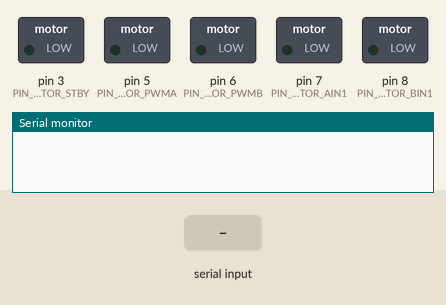
Simulated run of this sketch. Board: Arduino Uno, built with avr-gcc and run on an emulated ATmega328P. Shown: switched loads named in the sketch (green lamp = pin HIGH), the last lines printed to the serial monitor. The test bench sets the inputs (shaded band).

Above: at 1.2 s.
1.3 s: "w" received over Serial
At 2.5 s:
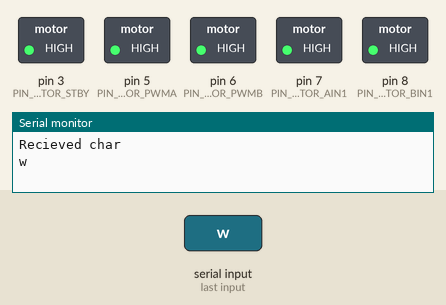
2.8 s: "s" received over Serial
At 3.8 s:
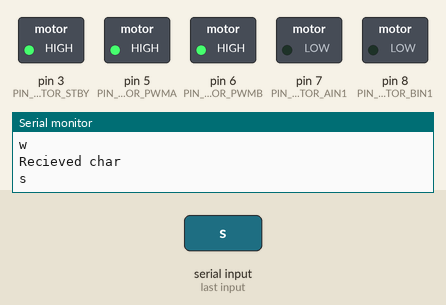
4.3 s: "d" received over Serial
At 4.9 s:
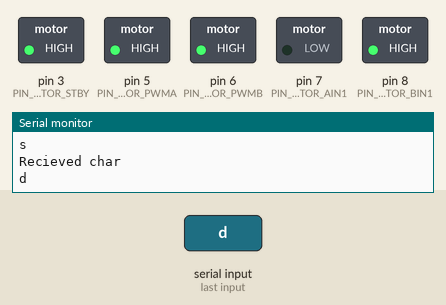
5.8 s: "a" received over Serial
At 7.0 s:
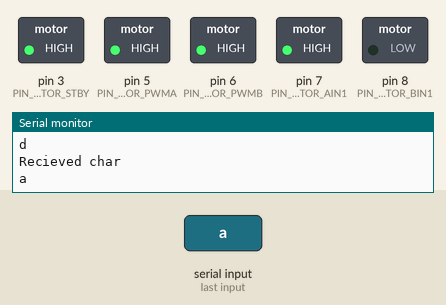
7.3 s: "1" received over Serial
At 8.4 s:
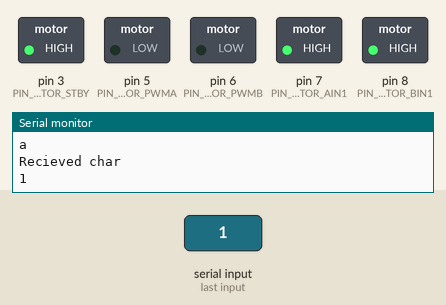
Timing chart, 0 to 9.8 s (numbered marks = the images above; inputs shaded):
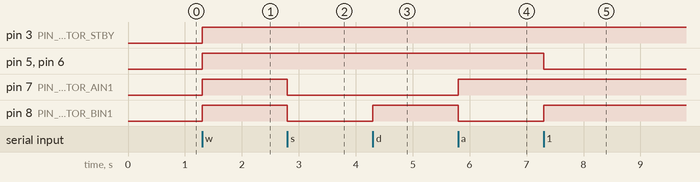

Measured:
- after the input at 1.3 s, pin 3 (PIN_MOTOR_STBY), pin 5 (PIN_MOTOR_PWMA), pin 6 (PIN_MOTOR_PWMB), pin 7 (PIN_MOTOR_AIN1), pin 8 (PIN_MOTOR_BIN1): LOW → HIGH at once
- after the input at 2.8 s, pin 7 (PIN_MOTOR_AIN1), pin 8 (PIN_MOTOR_BIN1): HIGH → LOW at once
- after the input at 4.3 s, pin 8 (PIN_MOTOR_BIN1): LOW → HIGH at once
- after the input at 5.8 s, pin 7 (PIN_MOTOR_AIN1): LOW → HIGH at once; pin 8 (PIN_MOTOR_BIN1): HIGH → LOW at once
- after the input at 7.3 s, pin 5 (PIN_MOTOR_PWMA), pin 6 (PIN_MOTOR_PWMB): HIGH → LOW at once; pin 8 (PIN_MOTOR_BIN1): LOW → HIGH at once

The sketch:

movement.ino
```cpp
// <movement.ino> listens for serial input and controls the rover


#include <avr/wdt.h>
#include <Arduino.h>
#include "DeviceDriverSet0.h"
#include "AppFuncSet0.h"


DeviceDriverSetMotor AppMotor;
App AppRover0;


void setup() {
  Serial.begin(9600);
  AppMotor.DeviceDriverSetMotorInit();
}


void loop() {
  if (Serial.available() > 0) {
    char c = Serial.read();
    Serial.println("Recieved char ");
    Serial.println(c);
    if (c == 'w')
      AppFuncSetRoverMotionControl(FORWARD, 255);
    else if (c == 's')
      AppFuncSetRoverMotionControl(BACKWARD, 255);
    else if (c == 'd')
      AppFuncSetRoverMotionControl(RIGHT, 255);
    else if (c == 'a')
      AppFuncSetRoverMotionControl(LEFT, 255);
    else
      AppFuncSetRoverMotionControl(STOP, 0);
  }
}
```

AppFuncSet0.cpp
```cpp
#include "DeviceDriverSet0.h"
#include "AppFuncSet0.h"


void AppFuncSetRoverMotionControl(RoverControlMotion direction, uint8_t speed) {
  static uint8_t directionRecord = 0;
  uint8_t Kp, UpperLimit;

  switch (direction) {
    case FORWARD:
      AppMotor.DeviceDriverSetMotorControl(DIRECTION_JUST, speed, DIRECTION_JUST, speed, CONTROL_ENABLE);
      break;
    case BACKWARD:
      AppMotor.DeviceDriverSetMotorControl(DIRECTION_BACK, speed, DIRECTION_BACK, speed, CONTROL_ENABLE);
      break;
    case LEFT:
      AppMotor.DeviceDriverSetMotorControl(DIRECTION_JUST, speed, DIRECTION_BACK, speed, CONTROL_ENABLE);
      break;
    case RIGHT:
      AppMotor.DeviceDriverSetMotorControl(DIRECTION_BACK, speed, DIRECTION_JUST, speed, CONTROL_ENABLE);
      break;
    case LEFT_FORWARD:
      AppMotor.DeviceDriverSetMotorControl(DIRECTION_JUST, speed, DIRECTION_JUST, speed / 2, CONTROL_ENABLE);
      break;
    case RIGHT_FORWARD:
      AppMotor.DeviceDriverSetMotorControl(DIRECTION_JUST, speed / 2, DIRECTION_JUST, speed, CONTROL_ENABLE);
      break;
    case LEFT_BACKWARD:
      AppMotor.DeviceDriverSetMotorControl(DIRECTION_BACK, speed, DIRECTION_BACK, speed / 2, CONTROL_ENABLE);
      break;
    case RIGHT_BACKWARD:
      AppMotor.DeviceDriverSetMotorControl(DIRECTION_BACK, speed / 2, DIRECTION_BACK, speed, CONTROL_ENABLE);
      break;
    case STOP:
      AppMotor.DeviceDriverSetMotorControl(DIRECTION_VOID, 0, DIRECTION_VOID, 0, CONTROL_ENABLE);
      break;
    default:
      break;
  }
}
```

AppFuncSet0.h
```cpp
#include "DeviceDriverSet0.h"

extern DeviceDriverSetMotor AppMotor;

enum RoverControlMotion {
  FORWARD,
  BACKWARD,
  LEFT,
  RIGHT,
  LEFT_FORWARD,
  LEFT_BACKWARD,
  RIGHT_FORWARD,
  RIGHT_BACKWARD,
  STOP
};

struct App {
  RoverControlMotion MotionControl;
};

extern App AppRover0;

void AppFuncSetRoverMotionControl(RoverControlMotion direction, uint8_t speed);
```

DeviceDriverSet0.cpp
```cpp
#include "DeviceDriverSet0.h"


// Initialise pins for motor control
void DeviceDriverSetMotor::DeviceDriverSetMotorInit() {
  pinMode(PIN_MOTOR_STBY, OUTPUT);
  pinMode(PIN_MOTOR_PWMA, OUTPUT);
  pinMode(PIN_MOTOR_PWMB, OUTPUT);
  pinMode(PIN_MOTOR_AIN1, OUTPUT);
  pinMode(PIN_MOTOR_BIN1, OUTPUT);
}


void DeviceDriverSetMotor::DeviceDriverSetMotorControl(bool directionA, uint8_t speedA,       // Motor A
                                                       bool directionB, uint8_t speedB,       // Motor B
                                                       bool controlLED) {                     // AB enable true
  if (controlLED == CONTROL_ENABLE) {
    digitalWrite(PIN_MOTOR_STBY, HIGH);

    switch (directionA) {
      case DIRECTION_JUST:
        digitalWrite(PIN_MOTOR_AIN1, HIGH);
        digitalWrite(PIN_MOTOR_PWMA, speedA);
        break;
      case DIRECTION_BACK:
        digitalWrite(PIN_MOTOR_AIN1, LOW);
        digitalWrite(PIN_MOTOR_PWMA, speedA);
        break;
      case DIRECTION_VOID:
        analogWrite(PIN_MOTOR_PWMA, 0);
        digitalWrite(PIN_MOTOR_STBY, LOW);
        break;
      default:
        analogWrite(PIN_MOTOR_PWMA, 0);
        digitalWrite(PIN_MOTOR_STBY, LOW);
        break;
    }

    switch (directionB) {
      case DIRECTION_JUST:
        digitalWrite(PIN_MOTOR_BIN1, HIGH);
        digitalWrite(PIN_MOTOR_PWMB, speedA);
        break;
      case DIRECTION_BACK:
        digitalWrite(PIN_MOTOR_BIN1, LOW);
        digitalWrite(PIN_MOTOR_PWMB, speedA);
        break;
      case DIRECTION_VOID:
        analogWrite(PIN_MOTOR_PWMB, 0);
        digitalWrite(PIN_MOTOR_STBY, LOW);
        break;
      default:
        analogWrite(PIN_MOTOR_PWMB, 0);
        digitalWrite(PIN_MOTOR_STBY, LOW);
        break;
    }
  } else {
    digitalWrite(PIN_MOTOR_STBY, LOW);
    return;
  }
}
```

DeviceDriverSet0.h
```cpp
#ifndef _DeviceDriverSet0H_
#define _DeviceDriverSet0H_

#include <Arduino.h>


// Motor
class DeviceDriverSetMotor {
  public:
    void DeviceDriverSetMotorInit();
    #if _Test_DeviceDriverSet
    void DeviceDriverSetMotorTest();
    #endif
    void DeviceDriverSetMotorControl(bool directionA, uint8_t speedA,
                                     bool directionB, uint8_t speedB,
                                     bool controlLED);
  private:
    // Flag variables
    #define PIN_MOTOR_PWMA    5
    #define PIN_MOTOR_PWMB    6
    #define PIN_MOTOR_BIN1    8
    #define PIN_MOTOR_AIN1    7
    #define PIN_MOTOR_STBY    3

  public:

    // Motor rotation direction flags
    #define SPEED_MAX         255
    #define DIRECTION_JUST    true        // Motor forward
    #define DIRECTION_BACK    false       // Motor backward
    #define DIRECTION_VOID    3

    // Other functional flags
    #define DURATION_ENABLE  true
    #define DURATION_DISABLE false
    #define CONTROL_ENABLE   true
    #define CONTROL_DISABLE  false
};

#endif
```
